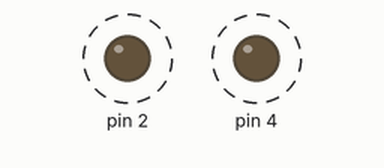
This sketch was run on a simulated Arduino Uno, built with avr-gcc and run on an emulated ATmega328P. Shown: output pins drawn as LEDs (lit = HIGH). Dashed ring = blinking.

Above: at 0.2 s.
Timing chart, 0 to 3.5 s (numbered marks = the images above):
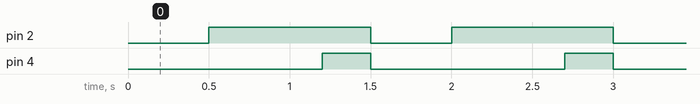

Measured:
- by itself, pin 2: alternates HIGH for 1.0 s and LOW for 0.50 s
- by itself, pin 4: alternates HIGH for 0.30 s and LOW for 1.2 s

The sketch:

class_blink.ino
```cpp
#include "pisca_led.h"

PiscaLed led1 = PiscaLed(2, 1000, 500);
PiscaLed led2 = PiscaLed(4, 300, 1200);

void setup() {
}

void loop() {
  led1.Update();
  led2.Update();
}
```

pisca_led.h
```cpp
#include <Arduino.h>

class PiscaLed {
  // atributos
  int ledPin;     // pino do Led
  long timeOn;     // tempo ligado
  long timeOff;    // tempo desligado

  int ledState;   // estado atual do LED
  unsigned long prevTime;   // último momento de alterção do estado do LED

  // construtor
  public:
  PiscaLed(int pin, long on, long off) {
    ledPin = pin;
    pinMode(ledPin, OUTPUT);

    timeOn = on;
    timeOff = off;

    ledState = LOW;
    prevTime = 0;
  }

  // método
  void Update() {
    // verifica o momento atual
    unsigned long currTime = millis();

    // verifica se já é o momento de alternar o LED
    if ((ledState == HIGH) && (currTime >= prevTime + timeOn)) {
      digitalWrite(ledPin, LOW);
      ledState = LOW;
      prevTime = currTime;
    }
    else if ((ledState == LOW) && (currTime >= prevTime + timeOff)) {
      digitalWrite(ledPin, HIGH);
      ledState = HIGH;
      prevTime = currTime;
    }
  }
};
```
